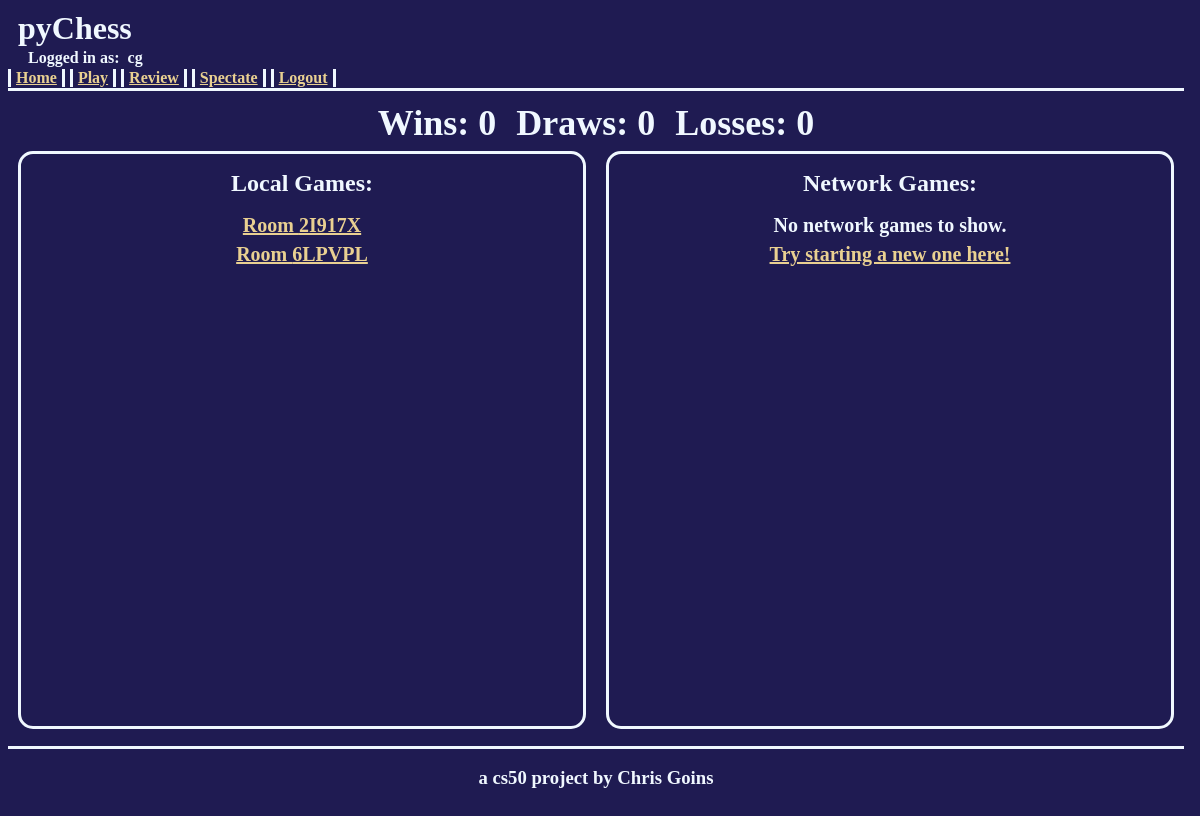
The page / (signed in) on the database its author committed.
### pychess/models.py (models this page shows, shortened)
class User(AbstractUser):
    pass

class Game(models.Model):
    roomCode = models.CharField(max_length=6, unique=True, null=True, blank=True)
    player1 = models.ForeignKey(User, on_delete=models.CASCADE, related_name="player1")
    player2 = models.ForeignKey(User, on_delete=models.CASCADE, related_name="player2", null=True, blank=True)
    isActive = models.BooleanField()
    winner = models.ForeignKey(User, on_delete=models.CASCADE, related_name="winner", null=True, blank=True)

### pychess/views.py (the view, shortened to what this page needs)
# urls.py: path("", views.index, name="index"),
def index(request):
    if request.user.is_authenticated:
        localGames = Game.objects.filter(player1 = request.user, player2 = request.user, isActive=True)
        activeNetworkGames = []
        netGameQuery = Game.objects.filter(player1 = request.user, isActive=True).exclude(player2 = request.user)
        for game in netGameQuery:
            activeNetworkGames.append(game)
        netGameQuery = Game.objects.filter(player2 = request.user,isActive=True).exclude(player1 = request.user)
        for game in netGameQuery:
            activeNetworkGames.append(game)
        completedGames = {}
        completedGames['wins'] = 0
        completedGames['draws'] = 0
        completedGames['losses'] = 0
        netGameQuery = Game.objects.filter(player1 = request.user, isActive=False).exclude(player2=request.user)
        netGameQuery = Game.objects.filter(player2 = request.user, isActive=False).exclude(player1=request.user)
        return render(request, 'pychess/index.html', {'localGames':localGames, 'networkGames':activeNetworkGames, 'completedGames':completedGames})
    else:
        return redirect(loginView)

### pychess/templates/pychess/index.html (shortened to what this page needs)
{% extends "pychess/layout.html" %}
{% block body %}
    <div class="playerStats">
        <div class="stat">Wins: {{ completedGames.wins }}</div>
        <div class="stat">Draws: {{ completedGames.draws }}</div>
        <div class="stat">Losses: {{ completedGames.losses }}</div>
    </div>
    <div class="tableContainer">
        <div class="infoTable">
            <div class="infoHeader">Local Games:</div>
            {% for game in localGames %}
                <div class="infoItem">
                    <a href="{% url 'localGame' %}?room={{game.roomCode}}">Room {{ game.roomCode }}</a>
                </div>
            {% empty %}
                <div class="infoItem">No local games to show.</div>
                <div class="infoItem"><a href="{% url 'play' %}">Try starting a new one here!</a></div>
            {% endfor %}
        </div>
        <div class="infoTable">
            <div class="infoHeader">Network Games:</div>
            {% for game in networkGames %}
                <div class="infoItem">
                    <a href="{% url 'networkGame' %}?room={{game.roomCode}}">Room {{ game.roomCode }}</a>
                    &nbsp;
                    {% if game.player2 %}
                        {% if request.user == game.player1 %}
                            <span>Against: {{ game.player2 }}</span>
                        {% else %}
                            <span>Against: {{ game.player1 }}</span>
                        {% endif %}
                    {% else %}
                        <span>Waiting on player</span>
                    {% endif %}
                </div>
            {% empty %}
                <div class="infoItem">No network games to show.</div>
                <div class="infoItem"><a href="{% url 'play' %}">Try starting a new one here!</a></div>
            {% endfor %}
        </div>
    </div>
{% endblock %}

### pychess/templates/pychess/layout.html (shortened to what this page needs)
{% load static %}
<!DOCTYPE html>
<html lang="en">
    <head>
        <link rel="stylesheet" href="{% static 'pychess/styles.css' %}">
    </head>
    <body>
        <div class="screen">
            <div class="header">
                <div class="mainHeader">
                    pyChess
                </div>
                <div class="subHeader">
                    {% if user.is_authenticated %}
                        Logged in as: &nbsp;<strong>{{ user }}</strong>
                    {% else %}
                        You are not logged in
                    {% endif %}
                </div>
                <div class="navBar">
                    {% if user.is_authenticated %}
                        <div class="navLink"><a href="{% url 'index' %}">Home</a></div>
                        <div class="navLink"><a href="{% url 'play' %}">Play</a></div>
                        <div class="navLink"><a href="{% url 'review' %}">Review</a></div>
                        <div class="navLink"><a href="{% url 'spectate' %}">Spectate</a></div>
                        <div class="navLink"><a href="{% url 'logout' %}">Logout</a></div>
                    {% else %}
                        <div class="navLink"><a href="{% url 'login' %}">Login</a></div>
                        <div class="navLink"><a href="{% url 'register' %}">Register</a></div>
                        <div class="navLink"><a href="{% url 'spectate' %}">Spectate</a></div>
                    {% endif %}
                </div>
            </div>
            <div class="content">
                {% block body %}
                {% endblock %}
            </div>
            <div class="footer">
                <h3>a cs50 project by Chris Goins</h3>
            </div>
        </div>
    </body>
</html>

### pychess/static/pychess/styles.css (style rules this page uses)
body { background-color: rgb(31, 27, 82); }
a { color:rgb(233, 208, 145); }
.screen { display:flex; flex-direction: column; width:98vw; height:100vh; }
.header { color:aliceblue; display:flex; flex-direction:column; width:100%; flex-basis:10%; flex-grow:0; flex-shrink:0; border-bottom:solid; border-color:aliceblue; }
.content { color:aliceblue; display:flex; flex-direction:column; width:100%; flex-basis:85%; flex-grow:0; flex-shrink:1; }
.footer { color:aliceblue; display:flex; flex-basis:5%; flex-grow:0; flex-shrink:1; justify-content: center; align-items:center; text-align: center; border-top: solid; border-color:aliceblue; }
.mainHeader { color:aliceblue; display:flex; flex-basis:50%; font-size:32px; font-weight:bold; align-items:center; padding-left:10px; }
.subHeader { color:aliceblue; display:flex; flex-basis:25%; font-size:16px; font-weight: bold; align-items:center; padding-left:20px; }
.navBar { display:flex; flex-direction:row; flex-basis:25%; align-items:center; }
.navLink { font-weight:bold; border-left:solid; border-right:solid; padding-left:5px; padding-right:5px; margin-right:5px; }

### pychess/templates/pychess/index.html (style rules this page uses)
.playerStats { display:flex; flex-direction: row; flex-basis:10%; align-items:center; justify-content: center; }
.stat { display:flex; font-size:36px; font-weight:bold; height:100%; align-items:center; margin-left:10px; margin-right:10px; }
.tableContainer { display:flex; flex-direction:row; flex-basis:90%; align-items:center; justify-content:center; margin-bottom:20px; }
.infoTable { display:flex; flex-direction: column; flex-basis:25%; height:100%; align-items: center; margin-left:10px; margin-right:10px; border:solid; border-color:aliceblue; border-radius:15px; overflow-y:scroll; }
.infoHeader { width:100%; flex-basis:10%; display:flex; flex-grow:0; flex-shrink:0; align-items: center; justify-content:center; font-size:24px; font-weight:bold; }
.infoItem { display:flex; width:100%; flex-basis:5%; flex-grow:0; flex-shrink:0; align-items: center; justify-content:center; font-size:20px; font-weight: bold; }
@media (max-width:1500px) { .infoTable { flex-basis:50%; } }

### rows shown on the page
User: username "cg"
Game: roomCode "2I917X"
Game: roomCode "6LPVPL"

### other values the page prints
{{ completedGames.wins }} "0"
{{ completedGames.draws }} "0"
{{ completedGames.losses }} "0"
